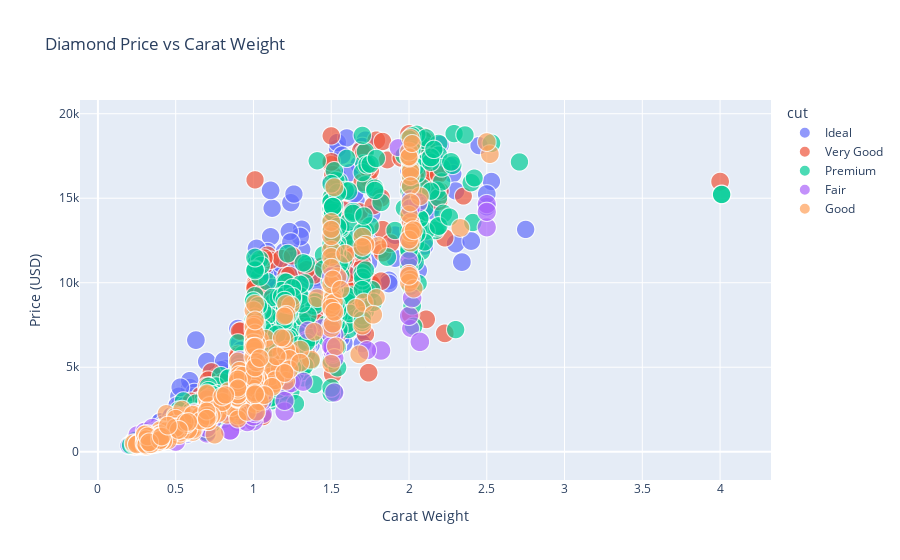

The code cell stored with this chart in its notebook:
### Code cell
fig=px.scatter(df, x='carat', y='price', color='cut',size='depth',
               hover_data=['clarity', 'x', 'y', 'z'],
               title='Diamond Price vs Carat Weight',
               labels={'carat': 'Carat Weight', 'price': 'Price (USD)'},)
fig.show()

### Figure 1 — Plotly figure (JSON) as saved in the notebook; plotly's stock layout.template omitted (floating-point values rounded to 4 significant figures; data arrays with more than 128 entries replaced by an {"elided": "..."} marker saying what was removed)
{"data": [{"customdata": {"elided": "2101x4 mixed values"}, "hovertemplate": "cut=Ideal<br>Carat Weight=%{x}<br>Price (USD)=%{y}<br>depth=%{marker.size}<br>clarity=%{customdata[0]}<br>x=%{customdata[1]}<br>y=%{customdata[2]}<br>z=%{customdata[3]}<extra></extra>", "legendgroup": "Ideal", "marker": {"color": "#636efa", "size": {"elided": "2101 float values"}, "sizemode": "area", "sizeref": 0.178, "symbol": "circle"}, "mode": "markers", "name": "Ideal", "showlegend": true, "type": "scattergl", "x": {"elided": "2101 float values"}, "xaxis": "x", "y": {"elided": "2101 int values"}, "yaxis": "y"}, {"customdata": {"elided": "1198x4 mixed values"}, "hovertemplate": "cut=Very Good<br>Carat Weight=%{x}<br>Price (USD)=%{y}<br>depth=%{marker.size}<br>clarity=%{customdata[0]}<br>x=%{customdata[1]}<br>y=%{customdata[2]}<br>z=%{customdata[3]}<extra></extra>", "legendgroup": "Very Good", "marker": {"color": "#EF553B", "size": {"elided": "1198 float values"}, "sizemode": "area", "sizeref": 0.178, "symbol": "circle"}, "mode": "markers", "name": "Very Good", "showlegend": true, "type": "scattergl", "x": {"elided": "1198 float values"}, "xaxis": "x", "y": {"elided": "1198 int values"}, "yaxis": "y"}, {"customdata": {"elided": "1418x4 mixed values"}, "hovertemplate": "cut=Premium<br>Carat Weight=%{x}<br>Price (USD)=%{y}<br>depth=%{marker.size}<br>clarity=%{customdata[0]}<br>x=%{customdata[1]}<br>y=%{customdata[2]}<br>z=%{customdata[3]}<extra></extra>", "legendgroup": "Premium", "marker": {"color": "#00cc96", "size": {"elided": "1418 float values"}, "sizemode": "area", "sizeref": 0.178, "symbol": "circle"}, "mode": "markers", "name": "Premium", "showlegend": true, "type": "scattergl", "x": {"elided": "1418 float values"}, "xaxis": "x", "y": {"elided": "1418 int values"}, "yaxis": "y"}, {"customdata": {"elided": "176x4 mixed values"}, "hovertemplate": "cut=Fair<br>Carat Weight=%{x}<br>Price (USD)=%{y}<br>depth=%{marker.size}<br>clarity=%{customdata[0]}<br>x=%{customdata[1]}<br>y=%{customdata[2]}<br>z=%{customdata[3]}<extra></extra>", "legendgroup": "Fair", "marker": {"color": "#ab63fa", "size": {"elided": "176 float values"}, "sizemode": "area", "sizeref": 0.178, "symbol": "circle"}, "mode": "markers", "name": "Fair", "showlegend": true, "type": "scattergl", "x": {"elided": "176 float values"}, "xaxis": "x", "y": {"elided": "176 int values"}, "yaxis": "y"}, {"customdata": {"elided": "501x4 mixed values"}, "hovertemplate": "cut=Good<br>Carat Weight=%{x}<br>Price (USD)=%{y}<br>depth=%{marker.size}<br>clarity=%{customdata[0]}<br>x=%{customdata[1]}<br>y=%{customdata[2]}<br>z=%{customdata[3]}<extra></extra>", "legendgroup": "Good", "marker": {"color": "#FFA15A", "size": {"elided": "501 float values"}, "sizemode": "area", "sizeref": 0.178, "symbol": "circle"}, "mode": "markers", "name": "Good", "showlegend": true, "type": "scattergl", "x": {"elided": "501 float values"}, "xaxis": "x", "y": {"elided": "501 int values"}, "yaxis": "y"}], "layout": {"legend": {"itemsizing": "constant", "title": {"text": "cut"}, "tracegroupgap": 0}, "title": {"text": "Diamond Price vs Carat Weight"}, "xaxis": {"anchor": "y", "domain": [0, 1], "title": {"text": "Carat Weight"}}, "yaxis": {"anchor": "x", "domain": [0, 1], "title": {"text": "Price (USD)"}}}}
